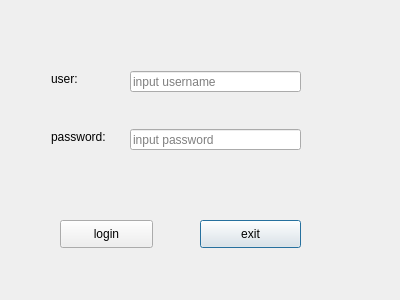
<?xml version="1.0" encoding="UTF-8"?>
<ui version="4.0">
 <class>LoginDialog</class>
 <widget class="QDialog" name="LoginDialog">
  <property name="enabled">
   <bool>true</bool>
  </property>
  <property name="geometry">
   <rect>
    <x>0</x>
    <y>0</y>
    <width>400</width>
    <height>300</height>
   </rect>
  </property>
  <property name="windowTitle">
   <string>Dialog</string>
  </property>
  <widget class="QPushButton" name="exitBtn">
   <property name="geometry">
    <rect>
     <x>200</x>
     <y>220</y>
     <width>101</width>
     <height>28</height>
    </rect>
   </property>
   <property name="text">
    <string>exit</string>
   </property>
  </widget>
  <widget class="QPushButton" name="loginBtn">
   <property name="geometry">
    <rect>
     <x>60</x>
     <y>220</y>
     <width>93</width>
     <height>28</height>
    </rect>
   </property>
   <property name="text">
    <string>login</string>
   </property>
  </widget>
  <widget class="QLineEdit" name="pwdLineEdit">
   <property name="geometry">
    <rect>
     <x>130</x>
     <y>129</y>
     <width>171</width>
     <height>21</height>
    </rect>
   </property>
   <property name="echoMode">
    <enum>QLineEdit::Password</enum>
   </property>
   <property name="placeholderText">
    <string>input password</string>
   </property>
  </widget>
  <widget class="QLineEdit" name="usrLineEdit">
   <property name="geometry">
    <rect>
     <x>130</x>
     <y>71</y>
     <width>171</width>
     <height>21</height>
    </rect>
   </property>
   <property name="placeholderText">
    <string>input username</string>
   </property>
  </widget>
  <widget class="QLabel" name="label_2">
   <property name="geometry">
    <rect>
     <x>51</x>
     <y>129</y>
     <width>72</width>
     <height>16</height>
    </rect>
   </property>
   <property name="text">
    <string>password:</string>
   </property>
  </widget>
  <widget class="QLabel" name="label">
   <property name="geometry">
    <rect>
     <x>51</x>
     <y>71</y>
     <width>40</width>
     <height>16</height>
    </rect>
   </property>
   <property name="text">
    <string>user:</string>
   </property>
  </widget>
 </widget>
 <resources/>
 <connections>
  <connection>
   <sender>exitBtn</sender>
   <signal>clicked()</signal>
   <receiver>LoginDialog</receiver>
   <slot>close()</slot>
   <hints>
    <hint type="sourcelabel">
     <x>250</x>
     <y>233</y>
    </hint>
    <hint type="destinationlabel">
     <x>199</x>
     <y>149</y>
    </hint>
   </hints>
  </connection>
 </connections>
</ui>
